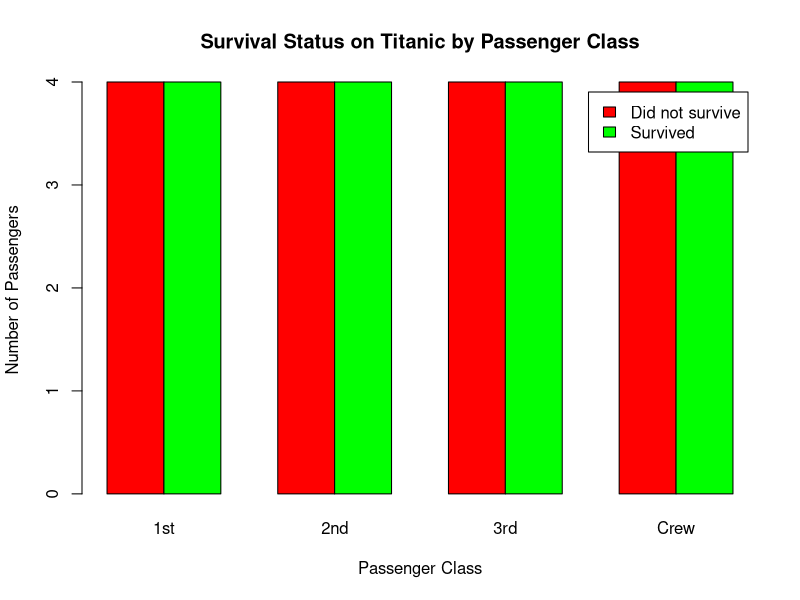
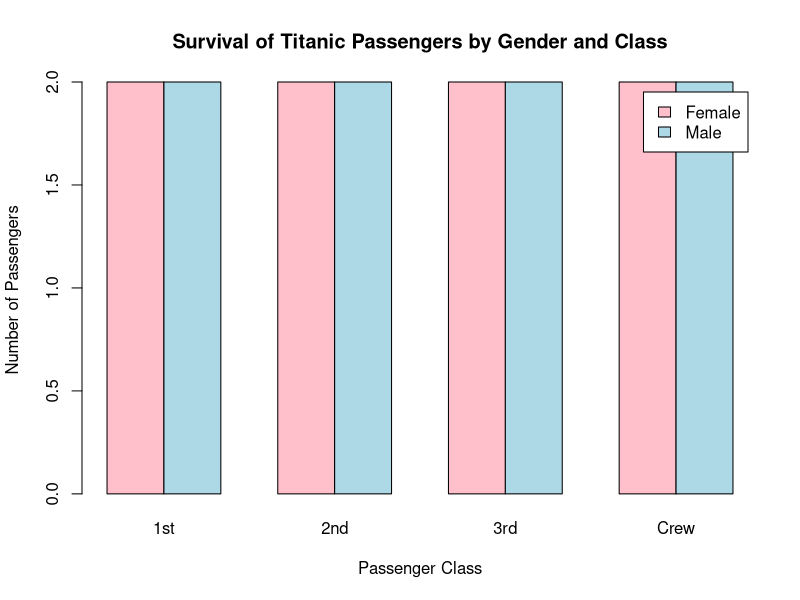

Recreate these plots in R, in order. (Note: this script raises an error after producing the figures.)
data("Titanic")

Titanic_df <- as.data.frame(Titanic)

barplot(table(Titanic_df$Survived, Titanic_df$Class), beside = TRUE, 
        main = "Survival Status on Titanic by Passenger Class",
        xlab = "Passenger Class", ylab = "Number of Passengers",
        legend = c("Did not survive", "Survived"),
        col = c("red", "green"))

survived_data <- subset(Titanic_df, Survived == "Yes")

barplot(table(survived_data$Sex, survived_data$Class), beside = TRUE,
        main = "Survival of Titanic Passengers by Gender and Class",
        xlab = "Passenger Class", ylab = "Number of Passengers",
        legend = c("Female", "Male"),
        col = c("pink", "lightblue"))

hist(Titanic_df$Age, breaks = 20, col = "skyblue", 
     main = "Distribution of Age on Titanic",
     xlab = "Age", ylab = "Frequency")
